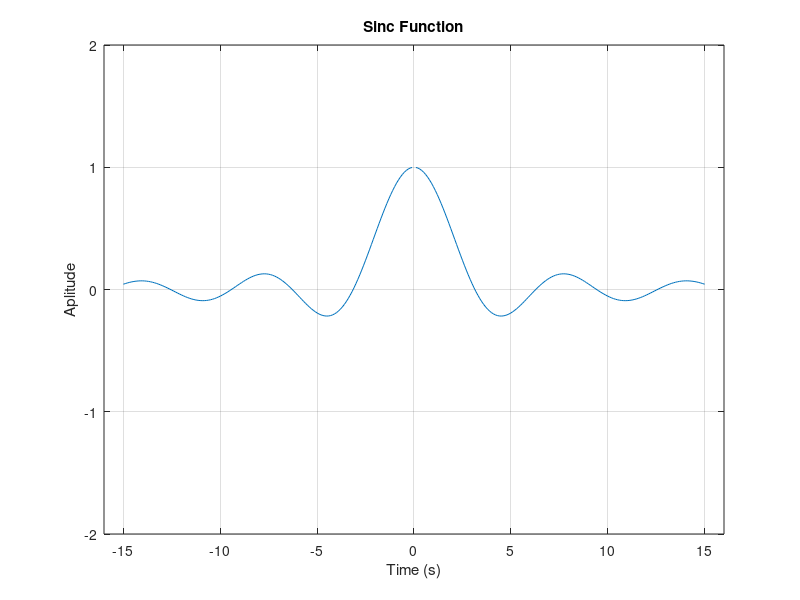

MATLAB code to generate this figure:
% Sinc Function
clc
clear
close all

t = -15 : 0.1 : 15;

x = sin(t)./t;

plot(t, x);
xlabel('Time (s)');
ylabel('Aplitude');
title('Sinc Function');
axis([-16, 16, -2, 2])
grid on;
